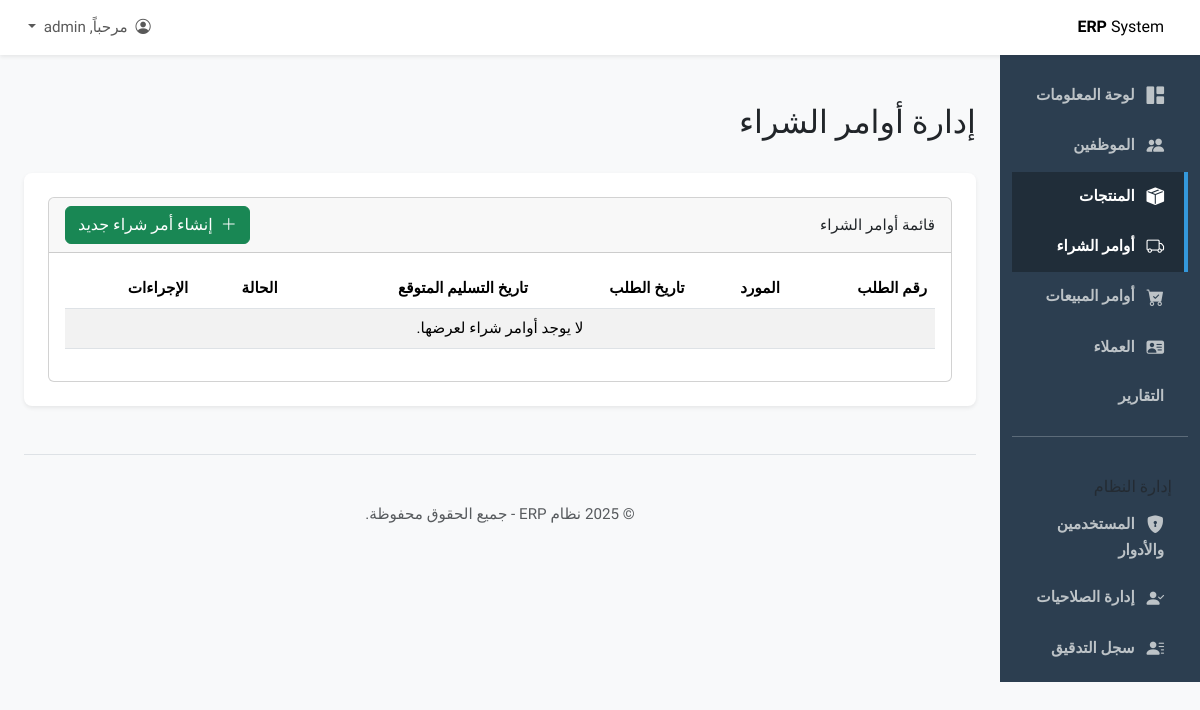
The app's page /products/purchase-orders/ (signed in), older data.
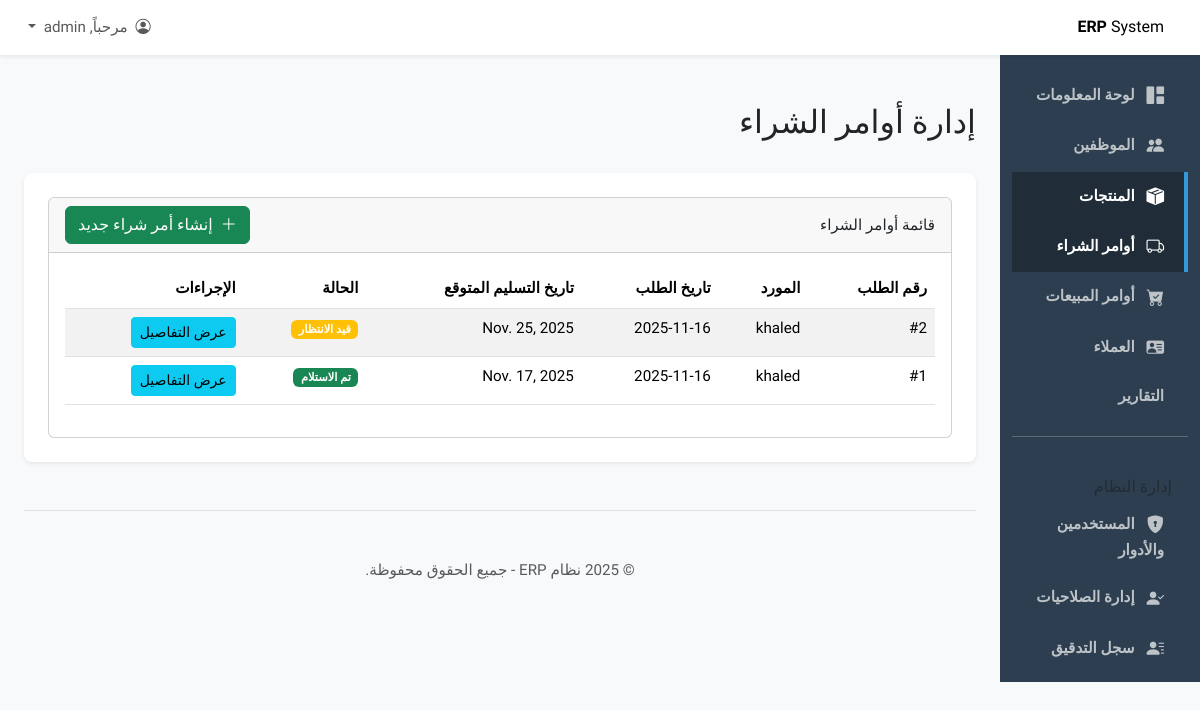
The same page, newer data.
### inventory/models.py (models this page shows, shortened)
class PurchaseOrder(models.Model):
    STATUS_CHOICES = [
        ('PENDING', 'قيد الانتظار'),
        ('ORDERED', 'تم الطلب'),
        ('RECEIVED', 'تم الاستلام'),
    ]
    supplier = models.ForeignKey(Supplier, on_delete=models.CASCADE, verbose_name="المورد")
    order_date = models.DateTimeField(default=timezone.now, verbose_name="تاريخ الطلب")
    expected_delivery_date = models.DateField(null=True, blank=True, verbose_name="تاريخ التسليم المتوقع")
    status = models.CharField(max_length=20, choices=STATUS_CHOICES, default='PENDING', verbose_name="حالة الطلب")
    class Meta:
        verbose_name = "أمر شراء"
        verbose_name_plural = "أوامر الشراء"

class Supplier(models.Model):
    name = models.CharField(max_length=200, unique=True, verbose_name="اسم المورد")
    contact_person = models.CharField(max_length=100, blank=True, null=True, verbose_name="الشخص المسؤول")
    phone_number = models.CharField(max_length=20, blank=True, null=True, verbose_name="رقم الهاتف")
    email = models.EmailField(blank=True, null=True, verbose_name="البريد الإلكتروني")
    address = models.TextField(blank=True, null=True, verbose_name="العنوان")
    class Meta:
        verbose_name = "المورد"
        verbose_name_plural = "الموردين"

### inventory/views.py (the view)
# urls.py: path('', views.purchase_order_list_view, name='purchase_order_list'),
@login_required
def purchase_order_list_view(request):
    orders = PurchaseOrder.objects.all().order_by('-order_date')
    context = {'orders': orders}
    return render(request, 'inventory/purchase_order_list.html', context)

### inventory/templates/inventory/purchase_order_list.html (shortened to what this page needs)
{% extends "base.html" %}
{% block page_title %}إدارة أوامر الشراء{% endblock %}
{% block content %}
<div class="card">
    <div class="card-header d-flex justify-content-between align-items-center">
        <span>قائمة أوامر الشراء</span>
        <a href="{% url 'purchase_order_add' %}" class="btn btn-success">
            <i class="bi bi-plus-lg me-1"></i> إنشاء أمر شراء جديد
        </a>
    </div>
    <div class="card-body">
        <div class="table-responsive">
            <table class="table table-striped table-hover">
                <thead>
                    <tr>
                        <th>رقم الطلب</th>
                        <th>المورد</th>
                        <th>تاريخ الطلب</th>
                        <th>تاريخ التسليم المتوقع</th>
                        <th>الحالة</th>
                        <th>الإجراءات</th>
                    </tr>
                </thead>
                <tbody>
                    {% for order in orders %}
                    <tr>
                        <td>#{{ order.id }}</td>
                        <td>{{ order.supplier.name }}</td>
                        <td>{{ order.order_date|date:"Y-m-d" }}</td>
                        <td>{{ order.expected_delivery_date|default:"--" }}</td>
                        <td>
                            {% if order.status == 'RECEIVED' %}
                                <span class="badge bg-success">{{ order.get_status_display }}</span>
                            {% elif order.status == 'ORDERED' %}
                                <span class="badge bg-info">{{ order.get_status_display }}</span>
                            {% else %}
                                <span class="badge bg-warning">{{ order.get_status_display }}</span>
                            {% endif %}
                        </td>
                        <td>
                            <a href="{% url 'purchase_order_detail' pk=order.pk %}" class="btn btn-sm btn-info">عرض التفاصيل</a>
                        </td>
                    </tr>
                    {% empty %}
                    <tr>
                        <td colspan="6" class="text-center">لا يوجد أوامر شراء لعرضها.</td>
                    </tr>
                    {% endfor %}
                </tbody>
            </table>
        </div>
    </div>
</div>
{% endblock %}

### templates/base.html (shortened to what this page needs)
{% load static %}
<!doctype html>
<html lang="ar" dir="rtl">
<head>
  <link rel="stylesheet" href="https://cdn.jsdelivr.net/npm/bootstrap@5.3.2/dist/css/bootstrap.rtl.min.css"
>
  <link rel="stylesheet" href="https://cdn.jsdelivr.net/npm/bootstrap-icons@1.11.3/font/bootstrap-icons.min.css">
  <link rel="stylesheet" href="{% static 'css/custom.css' %}">
</head>
<body class="bg-light">
  <header class="navbar navbar-expand-lg navbar-light bg-white sticky-top flex-md-nowrap p-2 shadow-sm">
    <div class="container-fluid">
      <a class="navbar-brand col-md-3 col-lg-2 me-0 px-3 fs-6" href="{% url 'dashboard' %}">
        <strong>ERP</strong> System
      </a>
      <div class="navbar-nav">
        <div class="nav-item dropdown">
          <a class="nav-link dropdown-toggle" href="#" role="button" data-bs-toggle="dropdown" aria-expanded="false">
            <i class="bi bi-person-circle me-1"></i>
            مرحباً, {{ user.username }}
          </a>
        </div>
      </div>
    </div>
  </header>
  <div class="container-fluid">
    <div class="row">
      <nav id="sidebarMenu" class="col-md-3 col-lg-2 d-md-block sidebar collapse">
        <div class="position-sticky pt-3">
          <ul class="nav flex-column">
            <li class="nav-item">
              <a class="nav-link {% if request.resolver_match.url_name == 'dashboard' %}active{% endif %}"
                href="{% url 'dashboard' %}">
                <i class="bi bi-grid-1x2-fill me-2"></i>
                لوحة المعلومات
              </a>
            </li>
            {% if perms.employees.view_employee %}
            <li class="nav-item">
              <a class="nav-link {% if request.resolver_match.url_name == 'employee_list' %}active{% endif %}"
                href="{% url 'employee_list' %}">
                <i class="bi bi-people-fill me-2"></i>
                الموظفين
              </a>
            </li>
            {% endif %}
            {% if perms.inventory.view_product %}
            <li class="nav-item">
              <a class="nav-link {% if 'products/' in request.path %}active{% endif %}" href="{% url 'product_list' %}">
                <i class="bi bi-box-seam-fill me-2"></i>
                المنتجات
              </a>
            </li>
            {% endif %}
            {% if perms.inventory.view_purchaseorder %}
            <li class="nav-item">
              <a class="nav-link {% if 'purchase-orders' in request.path %}active{% endif %}"
                href="{% url 'purchase_order_list' %}">
                <i class="bi bi-truck me-2"></i>
                أوامر الشراء
              </a>
            </li>
            {% endif %}
            {% if perms.sales.view_salesorder %}
            <li class="nav-item">
              <a class="nav-link {% if request.resolver_match.url_name == 'sales_order_list' %}active{% endif %}"
                href="{% url 'sales_order_list' %}">
                <i class="bi bi-cart-check-fill me-2"></i>
                أوامر المبيعات
              </a>
            </li>
            {% endif %}
            {% if perms.sales.view_customer %}
            <li class="nav-item">
              <a class="nav-link {% if request.resolver_match.url_name == 'customer_list' %}active{% endif %}"
                href="{% url 'customer_list' %}">
                <i class="bi bi-person-vcard-fill me-2"></i>
                العملاء
              </a>
            </li>
            {% endif %}
            {% if perms.reports.view_report %}
            <li class="nav-item">
              <a class="nav-link" href="{% url 'main_report' %}">التقارير</a>
            </li>
            {% endif %}
            {% if user.is_superuser %}
            <hr>
            <h6 class="sidebar-heading d-flex justify-content-between align-items-center px-3 mt-4 mb-1 text-muted">
              <span>إدارة النظام</span>
            </h6>
            <ul class="nav flex-column mb-2">
              <li class="nav-item">
                <a class="nav-link {% if 'management/users' in request.path %}active{% endif %}"
                  href="{% url 'user_list' %}">
                  <i class="bi bi-shield-lock-fill me-2"></i>
                  المستخدمين والأدوار
                </a>
              </li>
              <li class="nav-item">
                <a class="nav-link {% if 'management/permissions' in request.path %}active{% endif %}"
                  href="{% url 'manage_permissions' %}">
                  <i class="bi bi-person-check-fill me-2"></i>
                  إدارة الصلاحيات
                </a>
              </li>
              <li class="nav-item">
                <a class="nav-link {% if 'management/audit-trail' in request.path %}active{% endif %}"
                  href="{% url 'audit_trail' %}">
                  <i class="bi bi-person-lines-fill me-2"></i>
                  سجل التدقيق
                </a>
              </li>
            </ul>
            {% endif %}
          </ul>
        </div>
      </nav>
      <main class="col-md-9 ms-sm-auto col-lg-10 px-md-4">
        <div id="messages-container" class="position-sticky top-0" style="z-index: 1050; padding-top: 1rem;">
        </div>
        <div class="pt-3 pb-2 mb-3">
          <div class="d-flex justify-content-between flex-wrap flex-md-nowrap align-items-center">
            <h1 class="h2">{% block page_title %}{% endblock %}</h1>
          </div>
        </div>
        <div class="bg-white p-4 rounded-3 shadow-sm">
          {% block content %}{% endblock %}
        </div>
        <footer class="pt-4 my-md-5 pt-md-5 border-top">
          <div class="text-center text-muted">
            &copy; {% now "Y" %} نظام ERP - جميع الحقوق محفوظة.
          </div>
        </footer>
      </main>
    </div>
  </div>
</body>
</html>

### static/css/custom.css (style rules this page uses)
body { font-family: 'Cairo', sans-serif; font-size: 0.95rem; background-color: #f8f9fa; }
.sidebar { background-color: #2c3e50; color: #ecf0f1; }
.sidebar .nav-link { color: #bdc3c7; padding: 12px 20px; font-weight: 600; transition: all 0.2s ease-in-out; border-right: 4px solid transparent; }
.sidebar .nav-link.active { color: #ffffff; background-color: #202d39; border-right-color: #3498db; }
.sidebar .nav-link .bi { font-size: 1.1rem; vertical-align: middle; }
main { padding-top: 1rem; }

Row changes from the older to the newer data that the page shows:
added PurchaseOrder: id "2", supplier.name "khaled", order_date "2025-11-16", expected_delivery_date "Nov. 25, 2025", status "قيد الانتظار"
added PurchaseOrder: id "1", supplier.name "khaled", order_date "2025-11-16", expected_delivery_date "Nov. 17, 2025", status "تم الاستلام"
Text that changed along with them:
text no longer shown: "لا يوجد أوامر شراء لعرضها."
